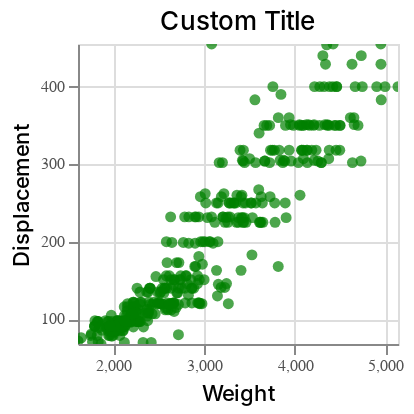

Notebook cell for this chart:
### Code cell
import altair as alt

chart = alt.Chart(df).mark_circle().encode(
    x=alt.X('Weight',scale=alt.Scale(domain=(1613, 5140)),type='quantitative'),
    y=alt.Y('Displacement',scale=alt.Scale(domain=(68.0, 455.0)),type='quantitative')
)
chart = chart.configure_mark(tooltip=alt.TooltipContent('encoding')) # Setting tooltip as non-null
chart = chart.interactive() # Enable Zooming and Panning
chart = chart.configure_title(fontWeight=500,fontSize=13,font='Helvetica Neue')
chart = chart.configure_axis(titleFontWeight=500,titleFontSize=11,titleFont='Helvetica Neue',
			labelFontWeight=400,labelFontSize=8,labelFont='Helvetica Neue',labelColor='#505050')
chart = chart.configure_legend(titleFontWeight=500,titleFontSize=10,titleFont='Helvetica Neue',
			labelFontWeight=400,labelFontSize=8,labelFont='Helvetica Neue')
chart = chart.properties(width=160,height=150)
chart = chart.configure_mark(color="green") # change mark color to green
chart.title = "Custom Title" # add title to chart
chart

### Figure 1 — Vega-Lite specification as saved in the notebook (floating-point values rounded to 4 significant figures; data arrays with more than 128 entries replaced by an {"elided": "..."} marker saying what was removed)
{"config": {"view": {"continuousWidth": 400, "continuousHeight": 300}, "axis": {"labelColor": "#505050", "labelFont": "Helvetica Neue", "labelFontSize": 8, "labelFontWeight": 400, "titleFont": "Helvetica Neue", "titleFontSize": 11, "titleFontWeight": 500}, "legend": {"labelFont": "Helvetica Neue", "labelFontSize": 8, "labelFontWeight": 400, "titleFont": "Helvetica Neue", "titleFontSize": 10, "titleFontWeight": 500}, "mark": {"color": "green"}, "title": {"font": "Helvetica Neue", "fontSize": 13, "fontWeight": 500}}, "data": {"name": "data-416ce38b707a7a5a61f79e8abd47587f"}, "mark": "circle", "encoding": {"x": {"type": "quantitative", "field": "Weight", "scale": {"domain": [1613, 5140]}}, "y": {"type": "quantitative", "field": "Displacement", "scale": {"domain": [68.0, 455.0]}}}, "height": 150, "selection": {"selector013": {"type": "interval", "bind": "scales", "encodings": ["x", "y"]}}, "title": "Custom Title", "width": 160, "$schema": "https://vega.github.io/schema/vega-lite/v4.8.1.json", "datasets": {"data-416ce38b707a7a5a61f79e8abd47587f": {"elided": "392 records"}}}
